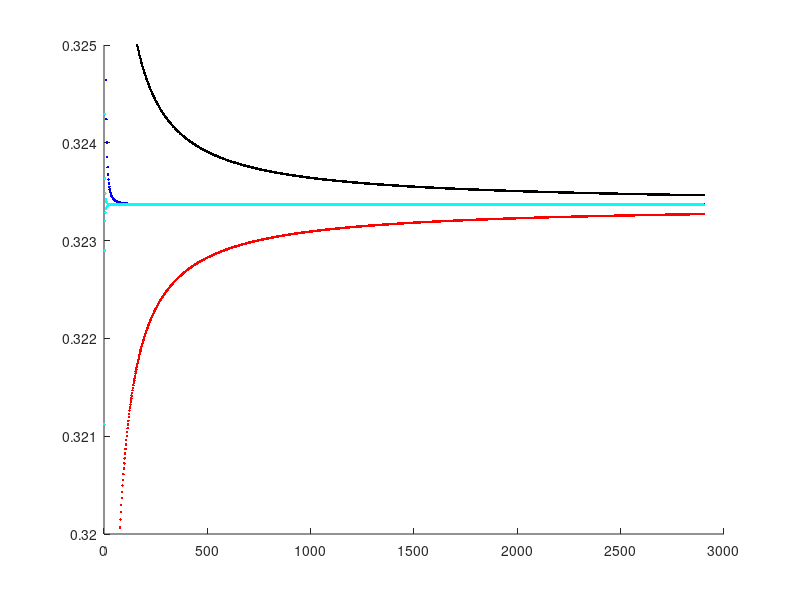

Write MATLAB code to recreate this figure.
function moler_6_19

%Il programma calcola l'integrale dato in due parti: prima ricava gli
%estremi di integrazione degli elementi della serie trovando gli zeri nella
%funzione data nella traccia, poi usa quad per valutare i singoli elementi 
%della traccia. Una volta ottentuta la serie paragona i risultati con la
%serie ottenuta tramite accelerazione di Aitken.

time_max=10;            %Variabili modificabili dall'utente,
fix_max=realmax();      %il programma si ferma alla prima condizione
                        %raggiunta durante la ricerca degli zeri.

int_switch=1; %Matlab R2018b sconsiglia l'uso di quad() a favore di
              %integral(). Il programma è identico nel funzionamento.
              %quad() è molto più veloce ma fallisce nel determinare
              %oltre la 6a cifra significativa, integral() arriva
              %fino alla 10a. 0 -> quad, 1 -> integral

core_6_19(time_max,fix_max,int_switch);

function core_6_19(time_max,fix_max,int_switch)

k=1;
c=[0 1];
new_sup=1;
x_k=ones();
z_cyc=1;
fit_fun = @(c,x) c(1)+(c(2)/x);
silent=optimset('Display','off');

tic;

%Parte A -> Cerca gli estremi di integrazione annullando la funzione
%della traccia

while 1
    old_sup=new_sup;
    %Parte A.1 il ciclo while usa fzero per trovare le radici fino a quando
    %riesce a trovarne o non viene raggiunta una condizione di blocco
    while 1
        
        k=k+1;
        zero_fun=@(x) log(x)/x+pi*(k-1/2);

        try
            prk=fzero(zero_fun,(c(1)+c(2)/k),silent);
        catch
            k=k-1;
            new_sup=k;
            break;  
        end

        b=toc;

        if isnan(prk) || k == fix_max+1 || b>=time_max
            k=k-1;
            new_sup=k;
            break;
        else
            x_k(k)=prk;
        end
    end
    
    %Parte A.2 se nessuno dei blocchi è scattato usa i punti calcolati
    %per migliorare il tentativo di ricerca degli zeri nel ciclo successivo
    if new_sup>old_sup && b < time_max && k < fix_max+1
        c=lsqcurvefit(fit_fun,c,(1:new_sup)',x_k,[0 0],[Inf Inf],silent);
        z_cyc=z_cyc+1;
    else
        break; %<<<----- !Il ciclo finisce qui!
    end
    
    old_sup=new_sup;

end

b=toc;

fprintf('Trovati %d estremi tramite %d cicli in %d s\n',new_sup,z_cyc,b);

%Parte B -> Calcolo deli integrali una volta ottenuta la serie di zeri

g=@(t) cos(log(t)./t)./t ;
p_sum_p=0;
p_sum_d=0;

hold on
if mod(new_sup,2)~=0
    new_sup=new_sup-1;
end

v_sum_d=ones(new_sup/2,1);
v_sum_p=v_sum_d;

if int_switch==0
    disp('Integrali valutati con quad()');
    int_typ= @quad;
else
    disp('Integrali valutati con integral()');
    int_typ= @integral;
end

for n=2:new_sup
    if mod(n,2)~=0
        p_sum_d=s+int_typ(g,x_k(n),x_k(n-1));
        v_sum_d((n+1)/2)=p_sum_d;
    else
        s=p_sum_d+int_typ(g,x_k(n),x_k(n-1));
        v_sum_p(n/2)=s;
    end
end

%Medie delle serie calcolate
m=(v_sum_d+v_sum_p)./2;

%Grafici delle serie calcolate

plot(1:2:new_sup,v_sum_d,'.k');
plot(2:2:new_sup,v_sum_p,'.r');
plot(1.5:2:new_sup+0.5,m,'.b');

%Accelerazione Aitken
%Recupero valori iniziali

x=[v_sum_d'; v_sum_p']; %Unisce somme pari e dispari
x=x(:)';

x_ait=zeros(1,size(x,2)-2);
for n=1:(size(x,2)-2)
    a=x(n+2);
    b=(x(n+2)-x(n+1));
    c=(x(n+2)-x(n+1))-(x(n+1)-x(n));
    x_ait(n)=a-(b^2/c);
end

plot(1:size(x_ait,2),x_ait,'.c');

ylim([0.32 0.325]); %Aiuta la chiarezza del grafico

hold off;

fprintf('Somma inferiore: %d \n',v_sum_p(end));
fprintf('Somma superiore: %d \n',v_sum_d(end));
fprintf('Media          : %d \n',m(end));
fprintf('Serie di Aitken: %d \n \n',x_ait(end));

g_value=0.3233674316;

fprintf('Dato il riferimento %d i risultati divergono di: \n',g_value);
fprintf('Serie superiore:          %d \n',abs(v_sum_d(end)-g_value));
fprintf('Serie inferiore:          %d \n',abs(v_sum_p(end)-g_value));
fprintf('Media tra membri alterni: %d \n',abs(m(end)-g_value));
fprintf('Aitken:                   %d \n',abs(x_ait(end)-g_value));

%Si osserva come la convergenza sia estremamente più veloce e la miglior
%stima sia tra la sommatoria parziale con k dispari e la media tra le due
%sommatorie parziali